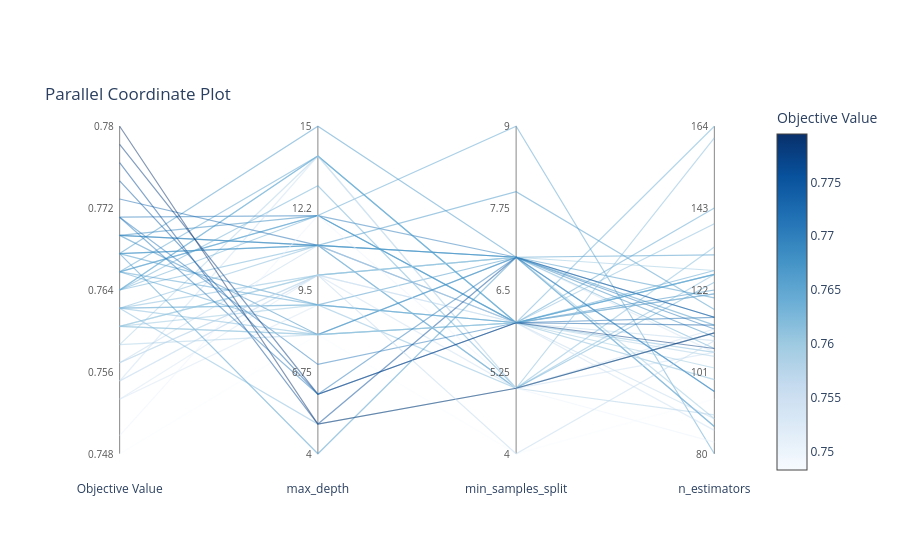

Source (notebook cell):
### Code cell
# plot paraller coordinate

plot_parallel_coordinate(study).show()

### Figure 1 — Plotly figure (JSON) as saved in the notebook; plotly's stock layout.template omitted (floating-point values rounded to 4 significant figures)
{"data": [{"customdata": [["Objective Value", "0.767"], ["max_depth", "9"], ["min_samples_split", "7"], ["n_estimators", "131"]], "hovertemplate": "%{customdata[0]}: %{customdata[1]}<extra></extra>", "line": {"color": "rgb(70.55555555555496, 149.1111111111107, 199.77777777777754)", "dash": "solid", "width": 1.2}, "mode": "lines", "opacity": 0.5, "showlegend": false, "type": "scatter", "x": [0, 1, 2, 3], "y": [0.6111, 0.4545, 0.6, 0.6071]}, {"customdata": [["Objective Value", "0.769"], ["max_depth", "11"], ["min_samples_split", "5"], ["n_estimators", "111"]], "hovertemplate": "%{customdata[0]}: %{customdata[1]}<extra></extra>", "line": {"color": "rgb(54.999999999999076, 134.99999999999906, 192.33333333333286)", "dash": "solid", "width": 1.2}, "mode": "lines", "opacity": 0.5, "showlegend": false, "type": "scatter", "x": [0, 1, 2, 3], "y": [0.6667, 0.6364, 0.2, 0.369]}, {"customdata": [["Objective Value", "0.748"], ["max_depth", "8"], ["min_samples_split", "4"], ["n_estimators", "94"]], "hovertemplate": "%{customdata[0]}: %{customdata[1]}<extra></extra>", "line": {"color": "rgb(247.0, 251.0, 255.0)", "dash": "solid", "width": 1.2}, "mode": "lines", "opacity": 0.5, "showlegend": false, "type": "scatter", "x": [0, 1, 2, 3], "y": [0, 0.3636, 0, 0.1667]}, {"customdata": [["Objective Value", "0.766"], ["max_depth", "14"], ["min_samples_split", "6"], ["n_estimators", "143"]], "hovertemplate": "%{customdata[0]}: %{customdata[1]}<extra></extra>", "line": {"color": "rgb(88.77777777777777, 161.55555555555554, 206.88888888888889)", "dash": "solid", "width": 1.2}, "mode": "lines", "opacity": 0.5, "showlegend": false, "type": "scatter", "x": [0, 1, 2, 3], "y": [0.5556, 0.9091, 0.4, 0.75]}, {"customdata": [["Objective Value", "0.764"], ["max_depth", "14"], ["min_samples_split", "6"], ["n_estimators", "164"]], "hovertemplate": "%{customdata[0]}: %{customdata[1]}<extra></extra>", "line": {"color": "rgb(106.99999999999942, 173.9999999999996, 213.99999999999977)", "dash": "solid", "width": 1.2}, "mode": "lines", "opacity": 0.5, "showlegend": false, "type": "scatter", "x": [0, 1, 2, 3], "y": [0.5, 0.9091, 0.4, 1]}, {"customdata": [["Objective Value", "0.759"], ["max_depth", "14"], ["min_samples_split", "5"], ["n_estimators", "90"]], "hovertemplate": "%{customdata[0]}: %{customdata[1]}<extra></extra>", "line": {"color": "rgb(171.3333333333322, 207.66666666666617, 229.66666666666626)", "dash": "solid", "width": 1.2}, "mode": "lines", "opacity": 0.5, "showlegend": false, "type": "scatter", "x": [0, 1, 2, 3], "y": [0.3333, 0.9091, 0.2, 0.119]}, {"customdata": [["Objective Value", "0.766"], ["max_depth", "12"], ["min_samples_split", "9"], ["n_estimators", "80"]], "hovertemplate": "%{customdata[0]}: %{customdata[1]}<extra></extra>", "line": {"color": "rgb(88.77777777777777, 161.55555555555554, 206.88888888888889)", "dash": "solid", "width": 1.2}, "mode": "lines", "opacity": 0.5, "showlegend": false, "type": "scatter", "x": [0, 1, 2, 3], "y": [0.5556, 0.7273, 1, 0]}, {"customdata": [["Objective Value", "0.767"], ["max_depth", "15"], ["min_samples_split", "7"], ["n_estimators", "115"]], "hovertemplate": "%{customdata[0]}: %{customdata[1]}<extra></extra>", "line": {"color": "rgb(70.55555555555496, 149.1111111111107, 199.77777777777754)", "dash": "solid", "width": 1.2}, "mode": "lines", "opacity": 0.5, "showlegend": false, "type": "scatter", "x": [0, 1, 2, 3], "y": [0.6111, 1, 0.6, 0.4167]}, {"customdata": [["Objective Value", "0.764"], ["max_depth", "12"], ["min_samples_split", "6"], ["n_estimators", "126"]], "hovertemplate": "%{customdata[0]}: %{customdata[1]}<extra></extra>", "line": {"color": "rgb(106.99999999999942, 173.9999999999996, 213.99999999999977)", "dash": "solid", "width": 1.2}, "mode": "lines", "opacity": 0.5, "showlegend": false, "type": "scatter", "x": [0, 1, 2, 3], "y": [0.5, 0.7273, 0.4, 0.5476]}, {"customdata": [["Objective Value", "0.753"], ["max_depth", "10"], ["min_samples_split", "7"], ["n_estimators", "106"]], "hovertemplate": "%{customdata[0]}: %{customdata[1]}<extra></extra>", "line": {"color": "rgb(214.00000000000034, 229.66666666666688, 244.33333333333346)", "dash": "solid", "width": 1.2}, "mode": "lines", "opacity": 0.5, "showlegend": false, "type": "scatter", "x": [0, 1, 2, 3], "y": [0.1667, 0.5455, 0.6, 0.3095]}, {"customdata": [["Objective Value", "0.757"], ["max_depth", "10"], ["min_samples_split", "6"], ["n_estimators", "109"]], "hovertemplate": "%{customdata[0]}: %{customdata[1]}<extra></extra>", "line": {"color": "rgb(189.11111111111055, 215.22222222222197, 235.8888888888887)", "dash": "solid", "width": 1.2}, "mode": "lines", "opacity": 0.5, "showlegend": false, "type": "scatter", "x": [0, 1, 2, 3], "y": [0.2778, 0.5455, 0.4, 0.3452]}, {"customdata": [["Objective Value", "0.764"], ["max_depth", "11"], ["min_samples_split", "7"], ["n_estimators", "107"]], "hovertemplate": "%{customdata[0]}: %{customdata[1]}<extra></extra>", "line": {"color": "rgb(107.00000000000072, 174.0000000000004, 214.00000000000017)", "dash": "solid", "width": 1.2}, "mode": "lines", "opacity": 0.5, "showlegend": false, "type": "scatter", "x": [0, 1, 2, 3], "y": [0.5, 0.6364, 0.6, 0.3214]}, {"customdata": [["Objective Value", "0.771"], ["max_depth", "12"], ["min_samples_split", "7"], ["n_estimators", "112"]], "hovertemplate": "%{customdata[0]}: %{customdata[1]}<extra></extra>", "line": {"color": "rgb(40.33333333333287, 120.33333333333286, 184.77777777777754)", "dash": "solid", "width": 1.2}, "mode": "lines", "opacity": 0.5, "showlegend": false, "type": "scatter", "x": [0, 1, 2, 3], "y": [0.7222, 0.7273, 0.6, 0.381]}, {"customdata": [["Objective Value", "0.755"], ["max_depth", "14"], ["min_samples_split", "5"], ["n_estimators", "112"]], "hovertemplate": "%{customdata[0]}: %{customdata[1]}<extra></extra>", "line": {"color": "rgb(203.33333333333334, 222.55555555555554, 240.77777777777777)", "dash": "solid", "width": 1.2}, "mode": "lines", "opacity": 0.5, "showlegend": false, "type": "scatter", "x": [0, 1, 2, 3], "y": [0.2222, 0.9091, 0.2, 0.381]}, {"customdata": [["Objective Value", "0.762"], ["max_depth", "9"], ["min_samples_split", "5"], ["n_estimators", "133"]], "hovertemplate": "%{customdata[0]}: %{customdata[1]}<extra></extra>", "line": {"color": "rgb(129.66666666666814, 186.44444444444525, 218.8888888888892)", "dash": "solid", "width": 1.2}, "mode": "lines", "opacity": 0.5, "showlegend": false, "type": "scatter", "x": [0, 1, 2, 3], "y": [0.4444, 0.4545, 0.2, 0.631]}, {"customdata": [["Objective Value", "0.769"], ["max_depth", "11"], ["min_samples_split", "7"], ["n_estimators", "87"]], "hovertemplate": "%{customdata[0]}: %{customdata[1]}<extra></extra>", "line": {"color": "rgb(54.999999999999076, 134.99999999999906, 192.33333333333286)", "dash": "solid", "width": 1.2}, "mode": "lines", "opacity": 0.5, "showlegend": false, "type": "scatter", "x": [0, 1, 2, 3], "y": [0.6667, 0.6364, 0.6, 0.08333]}, {"customdata": [["Objective Value", "0.764"], ["max_depth", "14"], ["min_samples_split", "6"], ["n_estimators", "126"]], "hovertemplate": "%{customdata[0]}: %{customdata[1]}<extra></extra>", "line": {"color": "rgb(107.00000000000072, 174.0000000000004, 214.00000000000017)", "dash": "solid", "width": 1.2}, "mode": "lines", "opacity": 0.5, "showlegend": false, "type": "scatter", "x": [0, 1, 2, 3], "y": [0.5, 0.9091, 0.4, 0.5476]}, {"customdata": [["Objective Value", "0.769"], ["max_depth", "12"], ["min_samples_split", "6"], ["n_estimators", "122"]], "hovertemplate": "%{customdata[0]}: %{customdata[1]}<extra></extra>", "line": {"color": "rgb(55.000000000000014, 135.0, 192.33333333333334)", "dash": "solid", "width": 1.2}, "mode": "lines", "opacity": 0.5, "showlegend": false, "type": "scatter", "x": [0, 1, 2, 3], "y": [0.6667, 0.7273, 0.4, 0.5]}, {"customdata": [["Objective Value", "0.762"], ["max_depth", "11"], ["min_samples_split", "5"], ["n_estimators", "126"]], "hovertemplate": "%{customdata[0]}: %{customdata[1]}<extra></extra>", "line": {"color": "rgb(129.66666666666669, 186.44444444444446, 218.88888888888889)", "dash": "solid", "width": 1.2}, "mode": "lines", "opacity": 0.5, "showlegend": false, "type": "scatter", "x": [0, 1, 2, 3], "y": [0.4444, 0.6364, 0.2, 0.5476]}, {"customdata": [["Objective Value", "0.766"], ["max_depth", "12"], ["min_samples_split", "6"], ["n_estimators", "127"]], "hovertemplate": "%{customdata[0]}: %{customdata[1]}<extra></extra>", "line": {"color": "rgb(88.77777777777777, 161.55555555555554, 206.88888888888889)", "dash": "solid", "width": 1.2}, "mode": "lines", "opacity": 0.5, "showlegend": false, "type": "scatter", "x": [0, 1, 2, 3], "y": [0.5556, 0.7273, 0.4, 0.5595]}, {"customdata": [["Objective Value", "0.773"], ["max_depth", "11"], ["min_samples_split", "6"], ["n_estimators", "115"]], "hovertemplate": "%{customdata[0]}: %{customdata[1]}<extra></extra>", "line": {"color": "rgb(27.444444444443732, 105.88888888888798, 175.44444444444372)", "dash": "solid", "width": 1.2}, "mode": "lines", "opacity": 0.5, "showlegend": false, "type": "scatter", "x": [0, 1, 2, 3], "y": [0.7778, 0.6364, 0.4, 0.4167]}, {"customdata": [["Objective Value", "0.764"], ["max_depth", "13"], ["min_samples_split", "5"], ["n_estimators", "124"]], "hovertemplate": "%{customdata[0]}: %{customdata[1]}<extra></extra>", "line": {"color": "rgb(107.00000000000072, 174.0000000000004, 214.00000000000017)", "dash": "solid", "width": 1.2}, "mode": "lines", "opacity": 0.5, "showlegend": false, "type": "scatter", "x": [0, 1, 2, 3], "y": [0.5, 0.8182, 0.2, 0.5238]}, {"customdata": [["Objective Value", "0.76"], ["max_depth", "10"], ["min_samples_split", "7"], ["n_estimators", "89"]], "hovertemplate": "%{customdata[0]}: %{customdata[1]}<extra></extra>", "line": {"color": "rgb(152.33333333333405, 198.88888888888928, 223.77777777777794)", "dash": "solid", "width": 1.2}, "mode": "lines", "opacity": 0.5, "showlegend": false, "type": "scatter", "x": [0, 1, 2, 3], "y": [0.3889, 0.5455, 0.6, 0.1071]}, {"customdata": [["Objective Value", "0.767"], ["max_depth", "11"], ["min_samples_split", "7"], ["n_estimators", "120"]], "hovertemplate": "%{customdata[0]}: %{customdata[1]}<extra></extra>", "line": {"color": "rgb(70.55555555555496, 149.1111111111107, 199.77777777777754)", "dash": "solid", "width": 1.2}, "mode": "lines", "opacity": 0.5, "showlegend": false, "type": "scatter", "x": [0, 1, 2, 3], "y": [0.6111, 0.6364, 0.6, 0.4762]}, {"customdata": [["Objective Value", "0.757"], ["max_depth", "11"], ["min_samples_split", "6"], ["n_estimators", "89"]], "hovertemplate": "%{customdata[0]}: %{customdata[1]}<extra></extra>", "line": {"color": "rgb(189.11111111111282, 215.22222222222294, 235.88888888888948)", "dash": "solid", "width": 1.2}, "mode": "lines", "opacity": 0.5, "showlegend": false, "type": "scatter", "x": [0, 1, 2, 3], "y": [0.2778, 0.6364, 0.4, 0.1071]}, {"customdata": [["Objective Value", "0.762"], ["max_depth", "10"], ["min_samples_split", "7"], ["n_estimators", "87"]], "hovertemplate": "%{customdata[0]}: %{customdata[1]}<extra></extra>", "line": {"color": "rgb(129.66666666666814, 186.44444444444525, 218.8888888888892)", "dash": "solid", "width": 1.2}, "mode": "lines", "opacity": 0.5, "showlegend": false, "type": "scatter", "x": [0, 1, 2, 3], "y": [0.4444, 0.5455, 0.6, 0.08333]}, {"customdata": [["Objective Value", "0.755"], ["max_depth", "10"], ["min_samples_split", "6"], ["n_estimators", "86"]], "hovertemplate": "%{customdata[0]}: %{customdata[1]}<extra></extra>", "line": {"color": "rgb(203.33333333333334, 222.55555555555554, 240.77777777777777)", "dash": "solid", "width": 1.2}, "mode": "lines", "opacity": 0.5, "showlegend": false, "type": "scatter", "x": [0, 1, 2, 3], "y": [0.2222, 0.5455, 0.4, 0.07143]}, {"customdata": [["Objective Value", "0.766"], ["max_depth", "8"], ["min_samples_split", "7"], ["n_estimators", "96"]], "hovertemplate": "%{customdata[0]}: %{customdata[1]}<extra></extra>", "line": {"color": "rgb(88.77777777777777, 161.55555555555554, 206.88888888888889)", "dash": "solid", "width": 1.2}, "mode": "lines", "opacity": 0.5, "showlegend": false, "type": "scatter", "x": [0, 1, 2, 3], "y": [0.5556, 0.3636, 0.6, 0.1905]}, {"customdata": [["Objective Value", "0.753"], ["max_depth", "9"], ["min_samples_split", "6"], ["n_estimators", "99"]], "hovertemplate": "%{customdata[0]}: %{customdata[1]}<extra></extra>", "line": {"color": "rgb(214.00000000000034, 229.66666666666688, 244.33333333333346)", "dash": "solid", "width": 1.2}, "mode": "lines", "opacity": 0.5, "showlegend": false, "type": "scatter", "x": [0, 1, 2, 3], "y": [0.1667, 0.4545, 0.4, 0.2262]}, {"customdata": [["Objective Value", "0.769"], ["max_depth", "8"], ["min_samples_split", "7"], ["n_estimators", "110"]], "hovertemplate": "%{customdata[0]}: %{customdata[1]}<extra></extra>", "line": {"color": "rgb(55.000000000000014, 135.0, 192.33333333333334)", "dash": "solid", "width": 1.2}, "mode": "lines", "opacity": 0.5, "showlegend": false, "type": "scatter", "x": [0, 1, 2, 3], "y": [0.6667, 0.3636, 0.6, 0.3571]}, {"customdata": [["Objective Value", "0.767"], ["max_depth", "11"], ["min_samples_split", "8"], ["n_estimators", "117"]], "hovertemplate": "%{customdata[0]}: %{customdata[1]}<extra></extra>", "line": {"color": "rgb(70.55555555555496, 149.1111111111107, 199.77777777777754)", "dash": "solid", "width": 1.2}, "mode": "lines", "opacity": 0.5, "showlegend": false, "type": "scatter", "x": [0, 1, 2, 3], "y": [0.6111, 0.6364, 0.8, 0.4405]}, {"customdata": [["Objective Value", "0.762"], ["max_depth", "9"], ["min_samples_split", "6"], ["n_estimators", "106"]], "hovertemplate": "%{customdata[0]}: %{customdata[1]}<extra></extra>", "line": {"color": "rgb(129.66666666666669, 186.44444444444446, 218.88888888888889)", "dash": "solid", "width": 1.2}, "mode": "lines", "opacity": 0.5, "showlegend": false, "type": "scatter", "x": [0, 1, 2, 3], "y": [0.4444, 0.4545, 0.4, 0.3095]}, {"customdata": [["Objective Value", "0.755"], ["max_depth", "10"], ["min_samples_split", "5"], ["n_estimators", "106"]], "hovertemplate": "%{customdata[0]}: %{customdata[1]}<extra></extra>", "line": {"color": "rgb(203.33333333333334, 222.55555555555554, 240.77777777777777)", "dash": "solid", "width": 1.2}, "mode": "lines", "opacity": 0.5, "showlegend": false, "type": "scatter", "x": [0, 1, 2, 3], "y": [0.2222, 0.5455, 0.2, 0.3095]}, {"customdata": [["Objective Value", "0.771"], ["max_depth", "7"], ["min_samples_split", "6"], ["n_estimators", "121"]], "hovertemplate": "%{customdata[0]}: %{customdata[1]}<extra></extra>", "line": {"color": "rgb(40.33333333333287, 120.33333333333286, 184.77777777777754)", "dash": "solid", "width": 1.2}, "mode": "lines", "opacity": 0.5, "showlegend": false, "type": "scatter", "x": [0, 1, 2, 3], "y": [0.7222, 0.2727, 0.4, 0.4881]}, {"customdata": [["Objective Value", "0.76"], ["max_depth", "9"], ["min_samples_split", "6"], ["n_estimators", "121"]], "hovertemplate": "%{customdata[0]}: %{customdata[1]}<extra></extra>", "line": {"color": "rgb(152.33333333333405, 198.88888888888928, 223.77777777777794)", "dash": "solid", "width": 1.2}, "mode": "lines", "opacity": 0.5, "showlegend": false, "type": "scatter", "x": [0, 1, 2, 3], "y": [0.3889, 0.4545, 0.4, 0.4881]}, {"customdata": [["Objective Value", "0.75"], ["max_depth", "12"], ["min_samples_split", "5"], ["n_estimators", "83"]], "hovertemplate": "%{customdata[0]}: %{customdata[1]}<extra></extra>", "line": {"color": "rgb(235.88888888888926, 243.8888888888891, 251.44444444444457)", "dash": "solid", "width": 1.2}, "mode": "lines", "opacity": 0.5, "showlegend": false, "type": "scatter", "x": [0, 1, 2, 3], "y": [0.05556, 0.7273, 0.2, 0.03571]}, {"customdata": [["Objective Value", "0.776"], ["max_depth", "5"], ["min_samples_split", "7"], ["n_estimators", "115"]], "hovertemplate": "%{customdata[0]}: %{customdata[1]}<extra></extra>", "line": {"color": "rgb(8.0, 77.33333333333334, 150.55555555555557)", "dash": "solid", "width": 1.2}, "mode": "lines", "opacity": 0.5, "showlegend": false, "type": "scatter", "x": [0, 1, 2, 3], "y": [0.8889, 0.09091, 0.6, 0.4167]}, {"customdata": [["Objective Value", "0.759"], ["max_depth", "8"], ["min_samples_split", "6"], ["n_estimators", "105"]], "hovertemplate": "%{customdata[0]}: %{customdata[1]}<extra></extra>", "line": {"color": "rgb(171.3333333333322, 207.66666666666617, 229.66666666666626)", "dash": "solid", "width": 1.2}, "mode": "lines", "opacity": 0.5, "showlegend": false, "type": "scatter", "x": [0, 1, 2, 3], "y": [0.3333, 0.3636, 0.4, 0.2976]}, {"customdata": [["Objective Value", "0.76"], ["max_depth", "8"], ["min_samples_split", "6"], ["n_estimators", "99"]], "hovertemplate": "%{customdata[0]}: %{customdata[1]}<extra></extra>", "line": {"color": "rgb(152.33333333333405, 198.88888888888928, 223.77777777777794)", "dash": "solid", "width": 1.2}, "mode": "lines", "opacity": 0.5, "showlegend": false, "type": "scatter", "x": [0, 1, 2, 3], "y": [0.3889, 0.3636, 0.4, 0.2262]}, {"customdata": [["Objective Value", "0.762"], ["max_depth", "8"], ["min_samples_split", "6"], ["n_estimators", "139"]], "hovertemplate": "%{customdata[0]}: %{customdata[1]}<extra></extra>", "line": {"color": "rgb(129.66666666666814, 186.44444444444525, 218.8888888888892)", "dash": "solid", "width": 1.2}, "mode": "lines", "opacity": 0.5, "showlegend": false, "type": "scatter", "x": [0, 1, 2, 3], "y": [0.4444, 0.3636, 0.4, 0.7024]}, {"customdata": [["Objective Value", "0.76"], ["max_depth", "10"], ["min_samples_split", "7"], ["n_estimators", "127"]], "hovertemplate": "%{customdata[0]}: %{customdata[1]}<extra></extra>", "line": {"color": "rgb(152.33333333333405, 198.88888888888928, 223.77777777777794)", "dash": "solid", "width": 1.2}, "mode": "lines", "opacity": 0.5, "showlegend": false, "type": "scatter", "x": [0, 1, 2, 3], "y": [0.3889, 0.5455, 0.6, 0.5595]}, {"customdata": [["Objective Value", "0.774"], ["max_depth", "6"], ["min_samples_split", "6"], ["n_estimators", "113"]], "hovertemplate": "%{customdata[0]}: %{customdata[1]}<extra></extra>", "line": {"color": "rgb(16.33333333333226, 91.6666666666653, 164.33333333333226)", "dash": "solid", "width": 1.2}, "mode": "lines", "opacity": 0.5, "showlegend": false, "type": "scatter", "x": [0, 1, 2, 3], "y": [0.8333, 0.1818, 0.4, 0.3929]}, {"customdata": [["Objective Value", "0.766"], ["max_depth", "9"], ["min_samples_split", "6"], ["n_estimators", "126"]], "hovertemplate": "%{customdata[0]}: %{customdata[1]}<extra></extra>", "line": {"color": "rgb(88.77777777777777, 161.55555555555554, 206.88888888888889)", "dash": "solid", "width": 1.2}, "mode": "lines", "opacity": 0.5, "showlegend": false, "type": "scatter", "x": [0, 1, 2, 3], "y": [0.5556, 0.4545, 0.4, 0.5476]}, {"customdata": [["Objective Value", "0.76"], ["max_depth", "8"], ["min_samples_split", "6"], ["n_estimators", "102"]], "hovertemplate": "%{customdata[0]}: %{customdata[1]}<extra></extra>", "line": {"color": "rgb(152.33333333333405, 198.88888888888928, 223.77777777777794)", "dash": "solid", "width": 1.2}, "mode": "lines", "opacity": 0.5, "showlegend": false, "type": "scatter", "x": [0, 1, 2, 3], "y": [0.3889, 0.3636, 0.4, 0.2619]}, {"customdata": [["Objective Value", "0.767"], ["max_depth", "4"], ["min_samples_split", "7"], ["n_estimators", "113"]], "hovertemplate": "%{customdata[0]}: %{customdata[1]}<extra></extra>", "line": {"color": "rgb(70.55555555555613, 149.11111111111148, 199.777777777778)", "dash": "solid", "width": 1.2}, "mode": "lines", "opacity": 0.5, "showlegend": false, "type": "scatter", "x": [0, 1, 2, 3], "y": [0.6111, 0, 0.6, 0.3929]}, {"customdata": [["Objective Value", "0.778"], ["max_depth", "6"], ["min_samples_split", "6"], ["n_estimators", "107"]], "hovertemplate": "%{customdata[0]}: %{customdata[1]}<extra></extra>", "line": {"color": "rgb(8.0, 62.6666666666662, 128.7777777777771)", "dash": "solid", "width": 1.2}, "mode": "lines", "opacity": 0.5, "showlegend": false, "type": "scatter", "x": [0, 1, 2, 3], "y": [0.9444, 0.1818, 0.4, 0.3214]}, {"customdata": [["Objective Value", "0.762"], ["max_depth", "5"], ["min_samples_split", "5"], ["n_estimators", "161"]], "hovertemplate": "%{customdata[0]}: %{customdata[1]}<extra></extra>", "line": {"color": "rgb(129.66666666666669, 186.44444444444446, 218.88888888888889)", "dash": "solid", "width": 1.2}, "mode": "lines", "opacity": 0.5, "showlegend": false, "type": "scatter", "x": [0, 1, 2, 3], "y": [0.4444, 0.09091, 0.2, 0.9643]}, {"customdata": [["Objective Value", "0.78"], ["max_depth", "5"], ["min_samples_split", "5"], ["n_estimators", "111"]], "hovertemplate": "%{customdata[0]}: %{customdata[1]}<extra></extra>", "line": {"color": "rgb(8.0, 48.0, 107.0)", "dash": "solid", "width": 1.2}, "mode": "lines", "opacity": 0.5, "showlegend": false, "type": "scatter", "x": [0, 1, 2, 3], "y": [1, 0.09091, 0.2, 0.369]}, {"customdata": [["Objective Value", "0.771"], ["max_depth", "6"], ["min_samples_split", "7"], ["n_estimators", "96"]], "hovertemplate": "%{customdata[0]}: %{customdata[1]}<extra></extra>", "line": {"color": "rgb(40.33333333333287, 120.33333333333286, 184.77777777777754)", "dash": "solid", "width": 1.2}, "mode": "lines", "opacity": 0.5, "showlegend": false, "type": "scatter", "x": [0, 1, 2, 3], "y": [0.7222, 0.1818, 0.6, 0.1905]}, {"customdata": [["Objective Value", "0.757"], ["max_depth", "10"], ["min_samples_split", "4"], ["n_estimators", "109"]], "hovertemplate": "%{customdata[0]}: %{customdata[1]}<extra></extra>", "line": {"color": "rgb(189.11111111111055, 215.22222222222197, 235.8888888888887)", "dash": "solid", "width": 1.2}, "mode": "lines", "opacity": 0.5, "showlegend": false, "type": "scatter", "x": [0, 1, 2, 3], "y": [0.2778, 0.5455, 0, 0.3452]}, {"hoverinfo": "skip", "marker": {"cmax": 0.7795, "cmin": 0.7483, "color": [0.7483, 0.7795], "colorbar": {"title": {"text": "Objective Value"}}, "colorscale": [[0, "rgb(247,251,255)"], [0.125, "rgb(222,235,247)"], [0.25, "rgb(198,219,239)"], [0.375, "rgb(158,202,225)"], [0.5, "rgb(107,174,214)"], [0.625, "rgb(66,146,198)"], [0.75, "rgb(33,113,181)"], [0.875, "rgb(8,81,156)"], [1, "rgb(8,48,107)"]], "reversescale": false, "showscale": true}, "mode": "markers", "showlegend": false, "type": "scatter", "x": [null, null], "y": [null, null]}], "layout": {"annotations": [{"font": {"color": "#555", "size": 10}, "showarrow": false, "text": "0.748", "x": 0, "xanchor": "right", "xshift": -4, "y": 0}, {"font": {"color": "#555", "size": 10}, "showarrow": false, "text": "0.756", "x": 0, "xanchor": "right", "xshift": -4, "y": 0.25}, {"font": {"color": "#555", "size": 10}, "showarrow": false, "text": "0.764", "x": 0, "xanchor": "right", "xshift": -4, "y": 0.5}, {"font": {"color": "#555", "size": 10}, "showarrow": false, "text": "0.772", "x": 0, "xanchor": "right", "xshift": -4, "y": 0.75}, {"font": {"color": "#555", "size": 10}, "showarrow": false, "text": "0.78", "x": 0, "xanchor": "right", "xshift": -4, "y": 1}, {"font": {"color": "#555", "size": 10}, "showarrow": false, "text": "4", "x": 1, "xanchor": "right", "xshift": -4, "y": 0}, {"font": {"color": "#555", "size": 10}, "showarrow": false, "text": "6.75", "x": 1, "xanchor": "right", "xshift": -4, "y": 0.25}, {"font": {"color": "#555", "size": 10}, "showarrow": false, "text": "9.5", "x": 1, "xanchor": "right", "xshift": -4, "y": 0.5}, {"font": {"color": "#555", "size": 10}, "showarrow": false, "text": "12.2", "x": 1, "xanchor": "right", "xshift": -4, "y": 0.75}, {"font": {"color": "#555", "size": 10}, "showarrow": false, "text": "15", "x": 1, "xanchor": "right", "xshift": -4, "y": 1}, {"font": {"color": "#555", "size": 10}, "showarrow": false, "text": "4", "x": 2, "xanchor": "right", "xshift": -4, "y": 0}, {"font": {"color": "#555", "size": 10}, "showarrow": false, "text": "5.25", "x": 2, "xanchor": "right", "xshift": -4, "y": 0.25}, {"font": {"color": "#555", "size": 10}, "showarrow": false, "text": "6.5", "x": 2, "xanchor": "right", "xshift": -4, "y": 0.5}, {"font": {"color": "#555", "size": 10}, "showarrow": false, "text": "7.75", "x": 2, "xanchor": "right", "xshift": -4, "y": 0.75}, {"font": {"color": "#555", "size": 10}, "showarrow": false, "text": "9", "x": 2, "xanchor": "right", "xshift": -4, "y": 1}, {"font": {"color": "#555", "size": 10}, "showarrow": false, "text": "80", "x": 3, "xanchor": "right", "xshift": -4, "y": 0}, {"font": {"color": "#555", "size": 10}, "showarrow": false, "text": "101", "x": 3, "xanchor": "right", "xshift": -4, "y": 0.25}, {"font": {"color": "#555", "size": 10}, "showarrow": false, "text": "122", "x": 3, "xanchor": "right", "xshift": -4, "y": 0.5}, {"font": {"color": "#555", "size": 10}, "showarrow": false, "text": "143", "x": 3, "xanchor": "right", "xshift": -4, "y": 0.75}, {"font": {"color": "#555", "size": 10}, "showarrow": false, "text": "164", "x": 3, "xanchor": "right", "xshift": -4, "y": 1}], "hovermode": "closest", "legend": {"orientation": "h", "x": 1, "xanchor": "right", "y": 1, "yanchor": "bottom"}, "plot_bgcolor": "white", "shapes": [{"layer": "below", "line": {"color": "#888", "width": 1}, "type": "line", "x0": 0, "x1": 0, "y0": 0, "y1": 1}, {"layer": "below", "line": {"color": "#888", "width": 1}, "type": "line", "x0": 1, "x1": 1, "y0": 0, "y1": 1}, {"layer": "below", "line": {"color": "#888", "width": 1}, "type": "line", "x0": 2, "x1": 2, "y0": 0, "y1": 1}, {"layer": "below", "line": {"color": "#888", "width": 1}, "type": "line", "x0": 3, "x1": 3, "y0": 0, "y1": 1}], "title": {"text": "Parallel Coordinate Plot", "y": 1, "yanchor": "bottom", "yref": "paper"}, "xaxis": {"range": [-0.2, 3.2], "showgrid": false, "tickmode": "array", "ticktext": ["Objective Value", "max_depth", "min_samples_split", "n_estimators"], "tickvals": [0, 1, 2, 3], "zeroline": false}, "yaxis": {"fixedrange": true, "range": [-0.08, 1.08], "visible": false}}}
